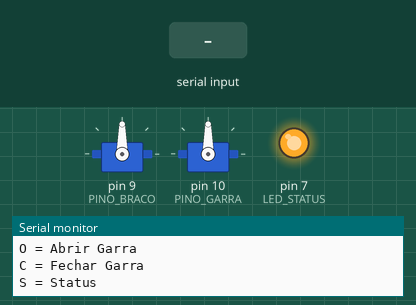
Simulated run of this sketch. Board: Arduino Uno, built with avr-gcc and run on an emulated ATmega328P. Shown: 2 × servo, output pins drawn as LEDs (lit = HIGH), the last lines printed to the serial monitor. The test bench sets the inputs (shaded band).

Above: at 1.2 s.
1.3 s: "U" received over Serial
At 1.9 s:
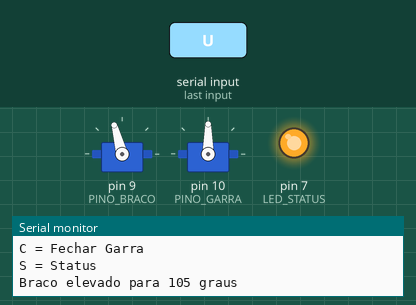
3.0 s: "D" received over Serial
At 3.1 s:
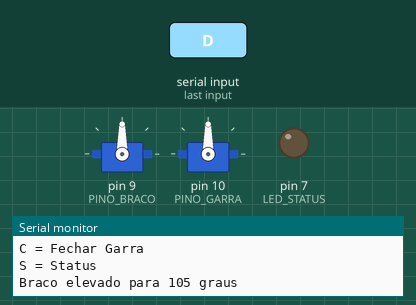
4.7 s: "O" received over Serial
At 5.7 s:
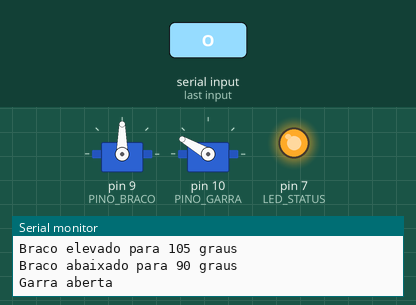
6.4 s: "C" received over Serial
At 7.0 s:
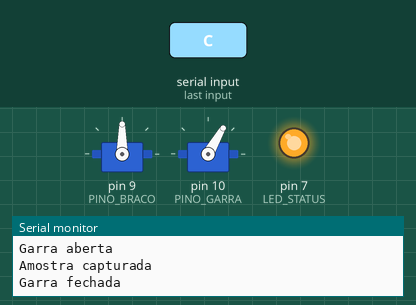
8.1 s: "D" received over Serial
At 9.5 s:
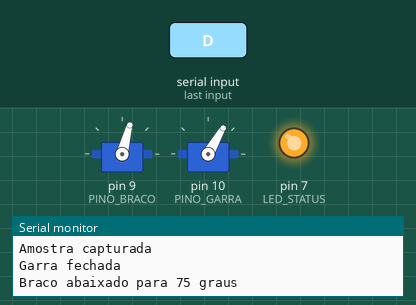
9.8 s: "O" received over Serial
At 10.8 s:
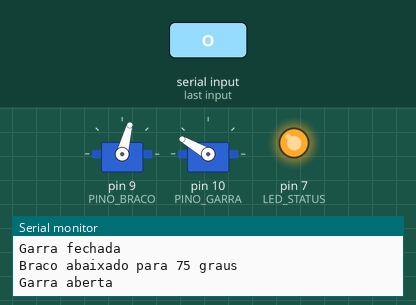
Timing chart, 0 to 12.5 s (numbered marks = the images above; inputs shaded):
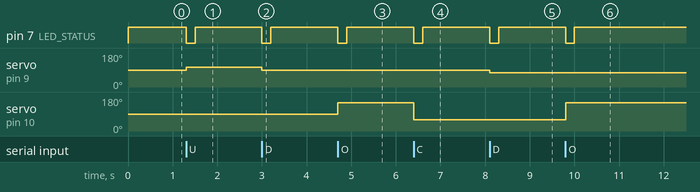

Measured:
- after the input at 1.3 s, pin 7 (LED_STATUS): HIGH → LOW at once, → HIGH 0.20 s later; servo on pin 9 (PINO_BRACO): 90° → 105° at once
- after the input at 3.0 s, pin 7 (LED_STATUS): HIGH → LOW at once, → HIGH 0.20 s later; servo on pin 9 (PINO_BRACO): 105° → 90° at once
- after the input at 4.7 s, pin 7 (LED_STATUS): HIGH → LOW at once, → HIGH 0.20 s later; servo on pin 10 (PINO_GARRA): 90° → 150° at once
- after the input at 6.4 s, pin 7 (LED_STATUS): HIGH → LOW at once, → HIGH 0.20 s later; servo on pin 10 (PINO_GARRA): 150° → 60° at once
- after the input at 8.1 s, pin 7 (LED_STATUS): HIGH → LOW at once, → HIGH 0.20 s later; servo on pin 9 (PINO_BRACO): 90° → 75° at once
- after the input at 9.8 s, pin 7 (LED_STATUS): HIGH → LOW at once, → HIGH 0.20 s later; servo on pin 10 (PINO_GARRA): 60° → 150° at once

The sketch:

GS_bracomecanico.ino
```cpp
#include <Servo.h>

// Servos do braço e da garra
Servo servoBraco;
Servo servoGarra;

// Pinos utilizados
const int PINO_BRACO = 9;
const int PINO_GARRA = 10;
const int LED_STATUS = 7;

// Posição inicial dos servos
int posBraco = 90;
int posGarra = 90;

void setup() {

  // Inicia a comunicação serial
  Serial.begin(9600);

  // Liga os servos aos pinos
  servoBraco.attach(PINO_BRACO);
  servoGarra.attach(PINO_GARRA);

  // Configura o LED
  pinMode(LED_STATUS, OUTPUT);

  // Deixa os servos na posição inicial
  servoBraco.write(posBraco);
  servoGarra.write(posGarra);

  // Acende o LED indicando que o sistema iniciou
  digitalWrite(LED_STATUS, HIGH);

  // Menu de comandos
  Serial.println("Sistema Inicializado, escolha uma opcao");
  Serial.println("U = Subir Braco");
  Serial.println("D = Descer Braco");
  Serial.println("O = Abrir Garra");
  Serial.println("C = Fechar Garra");
  Serial.println("S = Status");
}

void loop() {

  // Verifica se foi digitado algum comando
  if (Serial.available() > 0) {

    char comando = Serial.read();

    switch (toupper(comando)) {

      case 'U':
        subirBraco();
        break;

      case 'D':
        descerBraco();
        break;

      case 'O':
        abrirGarra();
        break;

      case 'C':
        fecharGarra();
        break;

      case 'S':
        mostrarStatus();
        break;

      default:
        Serial.println("Comando invalido!");
        Serial.println("");
        break;
    }
  }
}

// Faz o braço subir
void subirBraco() {

  if (posBraco < 180) {
    posBraco += 15;
  }

  servoBraco.write(posBraco);

  acaoLED();

  Serial.print("Braco elevado para ");
  Serial.print(posBraco);
  Serial.println(" graus");
  Serial.println("");
}

// Faz o braço descer
void descerBraco() {

  if (posBraco > 0) {
    posBraco -= 15;
  }

  servoBraco.write(posBraco);

  acaoLED();

  Serial.print("Braco abaixado para ");
  Serial.print(posBraco);
  Serial.println(" graus");
  Serial.println("");
}

// Abre a garra
void abrirGarra() {

  posGarra = 150;

  servoGarra.write(posGarra);

  acaoLED();

  Serial.println("Garra aberta");
  Serial.println("");
}

// Fecha a garra para pegar a amostra
void fecharGarra() {

  posGarra = 60;

  servoGarra.write(posGarra);

  acaoLED();

  Serial.println("Amostra capturada");
  Serial.println("Garra fechada");
  Serial.println("");
}

// Mostra o estado atual do sistema
void mostrarStatus() {

  Serial.println("===== STATUS =====");

  Serial.print("Posicao Braco: ");
  Serial.println(posBraco);

  Serial.print("Garra: ");

  if (posGarra >= 100) {
    Serial.println("Aberta");
  } else {
    Serial.println("Fechada");
  }

  Serial.println("Sistema Operacional");
  Serial.println("==================");
  Serial.println("");
}

// Pisca o LED quando alguma ação é executada
void acaoLED() {

  digitalWrite(LED_STATUS, LOW);
  delay(200);

  digitalWrite(LED_STATUS, HIGH);
  delay(200);
}
```
